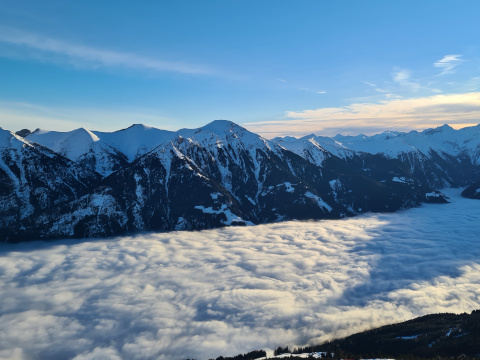
#> input picture Assignment 6/mountain1.jpg, 480 x 360 px
$ jupyter execute Assignment_6.ipynb
#> lines starting #> are read from the running program, lines starting #| are printed output that depends on the picture; after the words box and inside, x2 and y2 are one past the last pixel; in counts of white or black regions, pixels touching at a corner belong together
# Image Correspondences

In this notebook, we explore different stages to establish robust image correspondences. Please show all generated images in the Jupyter notebook, and not save it on disk.

## Task 1 - Corner Detection and Non-Max Suppression

Load the two given images (mountain1.jpg and mountain2.jpg) and convert them to grayscale.
Use Harris corner detection with parameter `k = 0.05` on each image. Apply a non-max suppression to get the best 200 corners for image correspondences search. You may use the all-in-one function
``goodFeaturesToTrack`` from OpenCV, but you have to comment on each parameter why you need to set it to the corresponding value.

Further on, discard points that are closer than 20 pixel to the image border.
Visualize the resulting points on top of both input images (for instance by drawing a circle at each corner location via ``cv.circle``, or ``cv.drawMarker``).

Tip: For easier handling of the extracted points, feel free to convert the returned multi-dimensional numpy array from goodFeaturesToTrack to a 2-dimensional integer array or list, the first dimension holding the points, the second the x and y pixel coordinates.

Check documentation of ``numpy.astype, numpy.squeeze`` and standard python list ``append``

[cell 1]
import numpy as np
import cv2
from matplotlib import pyplot as plt

def loadImage(path, resizeFactor):
    image = cv2.imread(path, cv2.IMREAD_GRAYSCALE)
    height, width = image.shape[:2]  # Get the height and width from the first two elements
    image = cv2.resize(image, (int(width * resizeFactor), int(height * resizeFactor)))
    return image

def showImage(image, corners):
    plt.figure(figsize=(10, 5))

    # Display the grayscale image
    plt.imshow(image, cmap='gray')
    plt.title('Image with Corners')

    corners = corners.reshape(-1, 2)

    valid_corners = []
    border_distance = 20
    for corner in corners:
        x, y = corner
        if x > border_distance and x < image.shape[1] - border_distance and \
            y > border_distance and y < image.shape[0] - border_distance:
                valid_corners.append(corner)

    valid_corners = np.array(valid_corners)

    # Create a blank image for drawing circles
    circle_image = np.zeros_like(image)

    # Plot valid corners as red circles on the blank image
    for corner in valid_corners:
        x, y = map(int, corner)
        cv2.circle(circle_image, (x, y), 3, (255, 0, 0), -1)

    # Overlay the image with circles on the grayscale image
    result_image = cv2.addWeighted(image, 1, circle_image, 0.5, 0)

    plt.imshow(result_image, cmap='gray')
    plt.show()

image = loadImage('mountain1.jpg', 1)
image2 = loadImage('mountain2.jpg', 1)
#> call 2 of loadImage, with path = 'mountain2.jpg', resizeFactor = 1
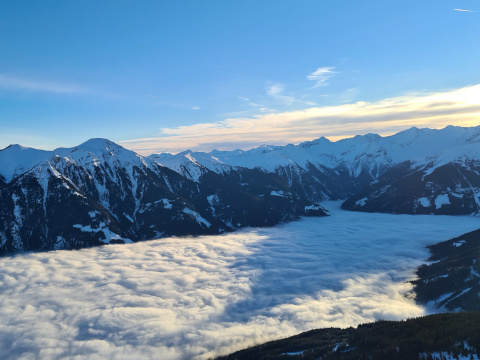
#> input picture Assignment 6/mountain2.jpg, 480 x 360 px

block_size = 2    # Neighborhood size considered for corner detection
aperture_size = 3 # Aperture parameter for the Sobel() operator
k = 0.05           # Harris detector free parameter

corners1 = cv2.goodFeaturesToTrack(image, maxCorners=200, qualityLevel=0.01, minDistance=10,
                                   blockSize=block_size, useHarrisDetector=True, k=k)
#> corners1 = 125 rows, first 8: [313, 356], [291, 355], [470, 313], [268, 358], [192, 169], [201, 176], [183, 158], [243, 355]

corners2 = cv2.goodFeaturesToTrack(image2, maxCorners=200, qualityLevel=0.01, minDistance=10,
                                   blockSize=block_size, useHarrisDetector=True, k=k)
#> corners2 = 135 rows, first 8: [69, 188], [342, 329], [60, 177], [360, 324], [78, 195], [410, 282], [406, 321], [95, 163]

showImage(image.copy(), corners1)
#> in showImage, `corners = corners.reshape(-1, 2)`: corners = 125 pairs, first value 1 to 478, second value 124 to 358
#> the loop in showImage, `for corner in corners:` made 125 passes
#> (x, y) on passes 1 to 12: (313, 356), (291, 355), (470, 313), (268, 358), (192, 169), (201, 176), (183, 158), (243, 355), (459, 314), (16, 134), (99, 139), (220, 147)
#> after the loop in showImage, `for corner in corners:`: valid_corners = 107 pairs, first value 24 to 459, second value 125 to 335
#> the loop in showImage, `for corner in valid_corners:` made 107 passes
#> (x, y) on passes 1 to 12: (192, 169), (201, 176), (183, 158), (459, 314), (99, 139), (220, 147), (31, 132), (91, 131), (213, 158), (33, 146), (270, 150), (181, 137)
#> after the loop in showImage, `for corner in valid_corners:`:
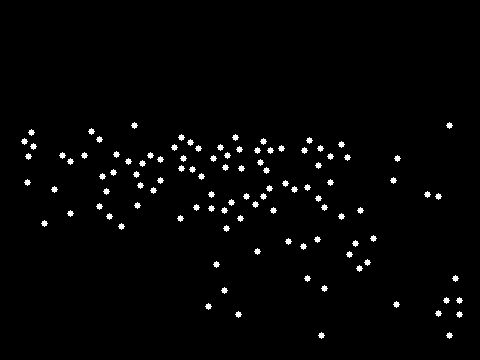
#> circle_image: shape (360, 480); 1.8% white; 107 white regions, largest, box (x1, y1, x2, y2) and area: (131, 122, 138, 129) 29, (446, 122, 453, 129) 29, (28, 129, 35, 136) 29
#> in showImage, `result_image = cv2.addWeighted(image, 1, circle_image, 0.5, 0)`:
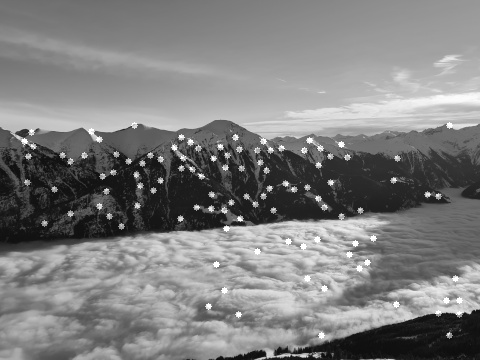
#> result_image: shape (360, 480); min 10, max 255, mean 126.5
showImage(image2.copy(), corners2)
#> in showImage (call 2), `corners = corners.reshape(-1, 2)`: corners = 135 pairs, first value 2 to 474, second value 136 to 358
#> the loop in showImage (call 2), `for corner in corners:` made 135 passes
#> (x, y) on passes 1 to 12: (69, 188), (342, 329), (60, 177), (360, 324), (78, 195), (410, 282), (406, 321), (95, 163), (332, 328), (417, 318), (90, 176), (374, 322)
#> after the loop in showImage (call 2), `for corner in corners:`: valid_corners = 116 pairs, first value 22 to 457, second value 136 to 332
#> the loop in showImage (call 2), `for corner in valid_corners:` made 116 passes
#> after the loop in showImage (call 2), `for corner in valid_corners:`:
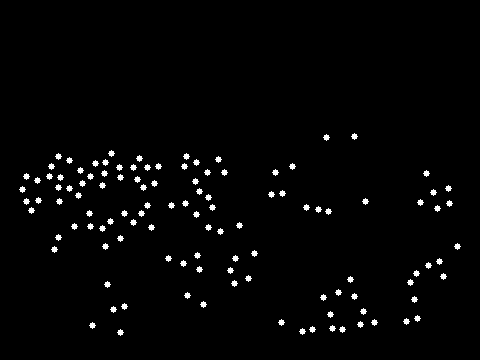
#> circle_image: shape (360, 480); 1.9% white; 116 white regions, largest, box (x1, y1, x2, y2) and area: (351, 133, 358, 140) 29, (323, 134, 330, 141) 29, (108, 150, 115, 157) 29
#> in showImage (call 2), `result_image = cv2.addWeighted(image, 1, circle_image, 0.5, 0)`:
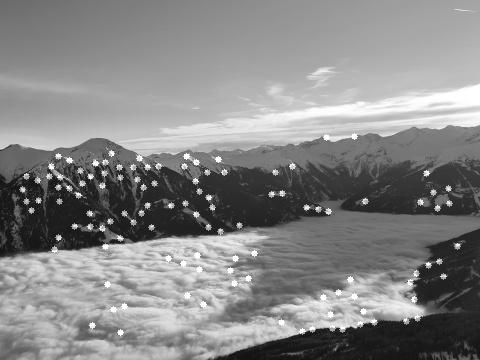
#> result_image: shape (360, 480); min 16, max 255, mean 133.8

## Task 2 - Canonical Rotation via Image Moments

Either use the extracted points from task 1, or load the given json files ``mountain1_corner_points.json`` and ``mountain2_corner_points.json`` to get the point locations for the given images.
For each point, calculate a canonical rotation in radians from the image moments $M_{10}$ and $M_{01}$. For this calculation, use a circular region with a diameter of 13 pixel (center pixel + 6 pixel radius).
Visualize the rotations of each point on top of the input images (for instance via a line pointing to the direction of the image moment).

Attention: Keep in mind while the y axis of an image usually points down, in common math the angle is defined counter-clockwise in a coordinate system where y points up.

Useful functions:
* math.atan2

for drawing:
* cv.circle
* cv.line
* math.sin, math.cos (to calculate x and y component from a given angle)

[cell 2]
# use this in case you want to load the provided data files
import json
class NpEncoder(json.JSONEncoder):
    def default(self, obj):
        if isinstance(obj, np.integer):
            return int(obj)
        if isinstance(obj, np.floating):
            return float(obj)
        if isinstance(obj, np.ndarray):
            return obj.tolist()
        return json.JSONEncoder.default(self, obj)
with open('mountain1_corner_points.json') as json_file:
#> (reads Assignment 6/mountain1_corner_points.json from the repository)
    corners1 = json.load(json_file)
with open('mountain2_corner_points.json') as json_file:
#> (reads Assignment 6/mountain2_corner_points.json from the repository)
    corners2 = json.load(json_file)

import numpy as np
import cv2
from matplotlib import pyplot as plt
import math

def calculateRotationAngle(image, center, radius):
    center = (int(center[0]), int(center[1]))  # Convert center to integers
    mask = np.zeros_like(image, dtype=np.uint8)
    cv2.circle(mask, center, radius, 255, thickness=cv2.FILLED)

    moments = cv2.moments(mask, binaryImage=True)

    rotation_angle = math.atan2(moments['m01'], moments['m10'])

    return rotation_angle

def visualizeRotations(image, points, diameter):
    for point in points:
        rotation_angle = calculateRotationAngle(image, point, diameter // 2)

        line_length = 20
        x_component = int(line_length * math.cos(rotation_angle))
        y_component = int(line_length * math.sin(rotation_angle))

        cv2.circle(image, tuple(point), 3, (255, 0, 0), -1)
        cv2.line(image, tuple(point), (point[0] + x_component, point[1] + y_component), (0, 0, 255), 2)

    plt.imshow(image)
    plt.title('Rotations of Corner Points')
    plt.show()

    # Load the images (assuming you have loaded 'image' and 'image2' earlier)
image = loadImage('mountain1.jpg', 1)
image2 = loadImage('mountain2.jpg', 1)


# Visualize rotations for the first image
visualizeRotations(image.copy(), corners1, diameter=13)
#> the loop in visualizeRotations, `for point in points:` made 175 passes
#> (center in calculateRotationAngle, rotation_angle, x_component, y_component) on passes 1 to 3: ((191, 168), 0.721, 15, 13), ((200, 176), 0.722, 15, 13), ((31, 131), 1.34, 4, 19)
#> after the loop in visualizeRotations, `for point in points:`:
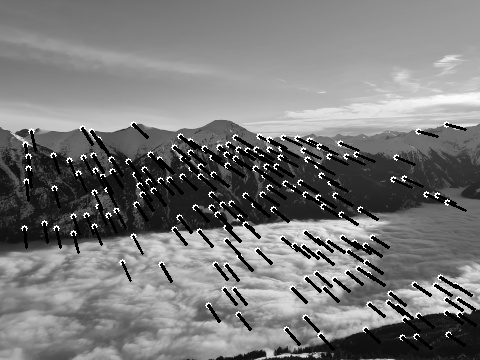
#> image: shape (360, 480); min 0, max 255, mean 121

# Visualize rotations for the second image
visualizeRotations(image2.copy(), corners2, diameter=13)
#> call 2 of visualizeRotations, with diameter = 13
#> after the loop in visualizeRotations (call 2), `for point in points:`:
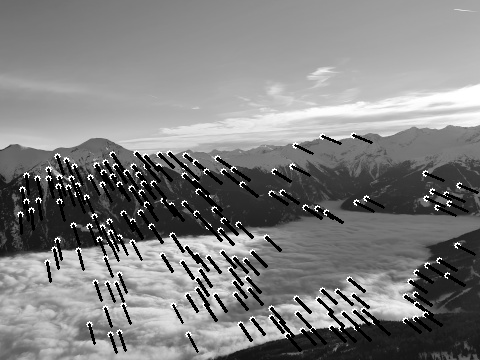
#> image: shape (360, 480); min 0, max 255, mean 127.5

## Task 3 - Normalized Correlation Coefficient and Matching Score Ratio

Use the extracted corner points and their canonical rotations from task 1 and 2, or load the given json files  ``mountain1_corner_points.json``, ``mountain2_corner_points.json``,  ``mountain1_rotations.json`` and ``mountain2_rotations.json``.

Implement a normalized correlation coefficient matching function and match each point of the first input image against each point of the second input image as a 13x13 patch. Make sure the rotations of the patches align before matching. You can use the given function ``extract_rotated_patches``, which extracts and rotates patches from an input image according to the given center points and rotation array. (The elements of the two arrays must align. The function expects angles in radians as counter-clockwise rotation.)

Visualize the best matches of each point of image 1 to image 2. You can use the openCV function ``cv.drawMatches``, but make sure to convert the data accordingly to ``cv.KeyPoint`` and ``cv.DMatch`` array structures. For more information, check the documentation of cv.DrawMatches.

Adjust your matching function to also remember the second best match. Based on the ratio between the second best and the best matching score, discard all points that have a matching ratio above 0.9 and a best score below 0.8. Visualize again the remaining matches between the two images and print in the console the number of remaining matches.

Useful functions:
* numpy.mean() (you can use this function for calculating the mean of a patch)
* cv.drawMatches

[cell 3]
# [19 lines of commented-out code are left out]

import cv2 as cv
import math
import numpy as np
from matplotlib import pyplot as plt

# This function returns a list of image patches.
# For each element in the input lists [corner_pts, rotations], one patch is extracted from image with the given patch_size
# Note: the angle values are inverted internally, such that this functions returns patches aligned with 0 degree
def extract_rotated_patches(image, corner_pts, rotations, patch_size):
    patches = []
    half_psz = patch_size // 2
    half_psz2 = half_psz * 2
    for pt, angle in zip(corner_pts, rotations):
        # crop to twice the patch size, rotate, and crop again
        angle_deg = - angle * 180 / math.pi  # invert the angle to rotate the patch "back" to 0 degree
        patch = image[pt[1] - half_psz2 : pt[1] + half_psz2 + 1,
                      pt[0] - half_psz2 : pt[0] + half_psz2 + 1]
        rotation_mat = cv.getRotationMatrix2D([half_psz2, half_psz2], angle_deg, scale=1)
        rotated_patch = cv.warpAffine(patch, rotation_mat, patch.shape[0:2])
        rotated_patch = rotated_patch[half_psz:half_psz+patch_size, half_psz:half_psz+patch_size]
        patches.append(rotated_patch)
    return patches


def normalized_correlation(patch1, patch2):
    patch1 = (patch1 - np.mean(patch1)) / (np.std(patch1) * len(patch1))
    patch2 = (patch2 - np.mean(patch2)) / (np.std(patch2) * len(patch2))

    correlation = np.sum(patch1 * patch2)

    return correlation

def match_points(image1, centers1, rotations1, image2, centers2, rotations2, patch_size):
    matched_points = []

    patches1 = extract_rotated_patches(image1, centers1, rotations1, patch_size)
    patches2 = extract_rotated_patches(image2, centers2, rotations2, patch_size)

    for i, patch1 in enumerate(patches1):
        best_correlation = -1
        best_index = -1
        second_best_correlation = -1

        for j, patch2 in enumerate(patches2):
            correlation = normalized_correlation(patch1, patch2)

            if correlation > best_correlation:
                second_best_correlation = best_correlation
                best_correlation = correlation
                best_index = j

        # Calculate the matching ratio
        matching_ratio = second_best_correlation / best_correlation

        # Discard points based on the matching ratio and best score
        if matching_ratio < 0.9 and best_correlation > 0.8:
            matched_points.append((centers1[i], centers2[best_index]))

    return matched_points

def visualize_matches(image1, centers1, image2, centers2, matched_points):
    kp1 = [cv.KeyPoint(center[0], center[1], 1) for center in centers1]
    kp2 = [cv.KeyPoint(center[0], center[1], 1) for center in centers2]

    matches = [cv2.DMatch(i, i, 0) for i in range(len(matched_points))]

    matched_image = cv.drawMatches(image1, kp1, image2, kp2, matches, None)

    plt.imshow(matched_image)
    plt.title('Best Matches')
    plt.show()

image1 = loadImage('mountain1.jpg', 1)
image2 = loadImage('mountain2.jpg', 1)
rotations1 = np.zeros(len(corners1))  # Assuming initial rotations are zero
rotations2 = np.zeros(len(corners2))  # Assuming initial rotations are zero

patch_size = 13
matched_points = match_points(image1, corners1, rotations1, image2, corners2, rotations2, patch_size)
#> after the loop in extract_rotated_patches, `for pt, angle in zip(corner_pts, rotations):`:
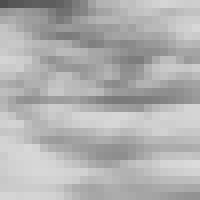
#> patch: shape (25, 25) (shown 8 times larger); min 78, max 219, mean 176.6
#> call 2 of extract_rotated_patches, with rotations = array of shape (170,), patch_size = 13
#> after the loop in extract_rotated_patches (call 2), `for pt, angle in zip(corner_pts, rotations):`:
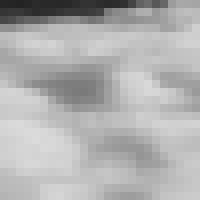
#> patch: shape (25, 25) (shown 8 times larger); min 35, max 219, mean 176.3

visualize_matches(image1, corners1, image2, corners2, matched_points)
#> in visualize_matches, `matched_image = cv.drawMatches(image1, kp1, image2, kp2, matches, None)`:
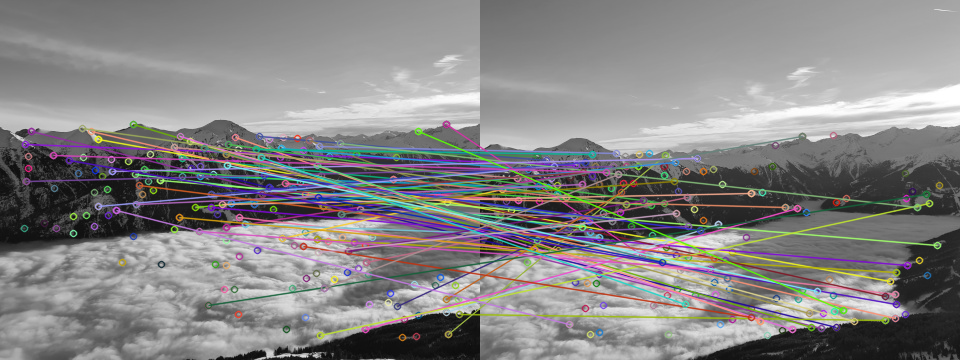
#> matched_image: shape (360, 960, 3); mean of channels 0, 1, 2 132.7, 132.2, 133.7; drawn as B, G, R

print(f"Number of remaining matches: {len(matched_points)}")
#| Number of remaining matches: 82
